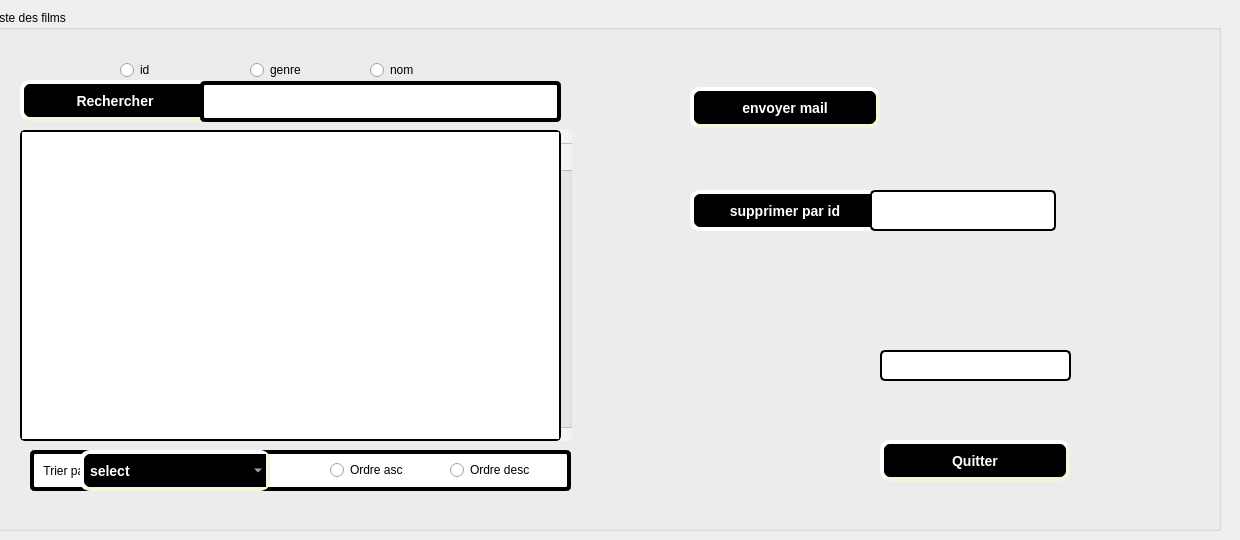
          <widget class="QWidget" name="tab_10">
           <attribute name="title">
            <string>Affichage des film</string>
           </attribute>
           <widget class="QGroupBox" name="groupBox_6">
            <property name="geometry">
             <rect>
              <x>-10</x>
              <y>10</y>
              <width>1231</width>
              <height>521</height>
             </rect>
            </property>
            <property name="title">
             <string>Liste des films</string>
            </property>
            <widget class="QScrollBar" name="verticalScrollBar_5">
             <property name="geometry">
              <rect>
               <x>550</x>
               <y>120</y>
               <width>32</width>
               <height>311</height>
              </rect>
             </property>
             <property name="orientation">
              <enum>Qt::Vertical</enum>
             </property>
            </widget>
            <widget class="QPushButton" name="pushButton_supprimerfilm">
             <property name="geometry">
              <rect>
               <x>700</x>
               <y>180</y>
               <width>190</width>
               <height>41</height>
              </rect>
             </property>
             <property name="autoFillBackground">
              <bool>false</bool>
             </property>
             <property name="styleSheet">
              <string notr="true">background-color: rgb(0, 0, 0);
color: rgb(255, 255, 255);
     border-style: outset;
     border-width: 4px;
     border-radius: 10px;
    
border-color: rgb(255, 255, 255);
     font: bold 14px;
     min-width: 10em;
     padding: 6px</string>
             </property>
             <property name="text">
              <string>supprimer par id</string>
             </property>
            </widget>
            <widget class="QTableView" name="tablefilm_affichefilm">
             <property name="geometry">
              <rect>
               <x>30</x>
               <y>120</y>
               <width>541</width>
               <height>311</height>
              </rect>
             </property>
             <property name="styleSheet">
              <string notr="true">  border: 2px solid grey;
border-color: rgb(0, 0, 0);
     border-radius: 5px;</string>
             </property>
            </widget>
            <widget class="QLineEdit" name="lineEdit_supprimer_film">
             <property name="geometry">
              <rect>
               <x>880</x>
               <y>180</y>
               <width>186</width>
               <height>41</height>
              </rect>
             </property>
             <property name="styleSheet">
              <string notr="true">  border: 2px solid grey;
border-color: rgb(0, 0, 0);
     border-radius: 5px;</string>
             </property>
             <property name="text">
              <string/>
             </property>
            </widget>
            <widget class="QPushButton" name="pushButton_quitter_2">
             <property name="geometry">
              <rect>
               <x>890</x>
               <y>430</y>
               <width>190</width>
               <height>41</height>
              </rect>
             </property>
             <property name="styleSheet">
              <string notr="true">background-color: rgb(0, 0, 0);
color: rgb(255, 255, 255);
     border-style: outset;
     border-width: 4px;
     border-radius: 10px;
     border-color: beige;
     font: bold 14px;
     min-width: 10em;
     padding: 6px</string>
             </property>
             <property name="text">
              <string>Quitter</string>
             </property>
            </widget>
            <widget class="QPushButton" name="pushButton_rechercherfilme">
             <property name="geometry">
              <rect>
               <x>30</x>
               <y>70</y>
               <width>190</width>
               <height>41</height>
              </rect>
             </property>
             <property name="styleSheet">
              <string notr="true">background-color: rgb(0, 0, 0);
color: rgb(255, 255, 255);
     border-style: outset;
     border-width: 4px;
     border-radius: 10px;
     border-color: beige;
     font: bold 14px;
     min-width: 10em;
     padding: 6px</string>
             </property>
             <property name="text">
              <string>Rechercher</string>
             </property>
            </widget>
            <widget class="QLineEdit" name="lineEdit_rechercherfilm">
             <property name="geometry">
              <rect>
               <x>210</x>
               <y>71</y>
               <width>361</width>
               <height>41</height>
              </rect>
             </property>
             <property name="styleSheet">
              <string notr="true">  border: 4px solid grey;
border-color: rgb(0, 0, 0);
     border-radius: 5px;</string>
             </property>
            </widget>
            <widget class="QLabel" name="label_37">
             <property name="geometry">
              <rect>
               <x>40</x>
               <y>440</y>
               <width>541</width>
               <height>41</height>
              </rect>
             </property>
             <property name="styleSheet">
              <string notr="true">background-color: rgb(255, 255, 255);
  border: 4px solid grey;
border-color: rgb(0, 0, 0);
     border-radius: 5px;</string>
             </property>
             <property name="text">
              <string>  Trier par </string>
             </property>
            </widget>
            <widget class="QRadioButton" name="radioButton_idfilm">
             <property name="geometry">
              <rect>
               <x>130</x>
               <y>50</y>
               <width>95</width>
               <height>20</height>
              </rect>
             </property>
             <property name="text">
              <string>id</string>
             </property>
            </widget>
            <widget class="QRadioButton" name="radioButton_genrefilm">
             <property name="geometry">
              <rect>
               <x>260</x>
               <y>50</y>
               <width>95</width>
               <height>20</height>
              </rect>
             </property>
             <property name="text">
              <string>genre</string>
             </property>
            </widget>
            <widget class="QRadioButton" name="radioButton_nomfilm">
             <property name="geometry">
              <rect>
               <x>380</x>
               <y>50</y>
               <width>95</width>
               <height>20</height>
              </rect>
             </property>
             <property name="text">
              <string>nom</string>
             </property>
            </widget>
            <widget class="QComboBox" name="comboBox_trifilm">
             <property name="geometry">
              <rect>
               <x>90</x>
               <y>440</y>
               <width>190</width>
               <height>41</height>
              </rect>
             </property>
             <property name="styleSheet">
              <string notr="true">background-color: rgb(0, 0, 0);
color: rgb(255, 255, 255);
     border-style: outset;
     border-width: 4px;
     border-radius: 10px;
     border-color: beige;
     font: bold 14px;
     min-width: 10em;
     padding: 6px</string>
             </property>
             <item>
              <property name="text">
               <string>select</string>
              </property>
             </item>
             <item>
              <property name="text">
               <string>Nom</string>
              </property>
             </item>
             <item>
              <property name="text">
               <string>id</string>
              </property>
             </item>
             <item>
              <property name="text">
               <string>genre</string>
              </property>
             </item>
             <item>
              <property name="text">
               <string>duree</string>
              </property>
             </item>
             <item>
              <property name="text">
               <string>date_de_sortie</string>
              </property>
             </item>
            </widget>
            <widget class="QRadioButton" name="radioButton_trifilm1">
             <property name="geometry">
              <rect>
               <x>340</x>
               <y>450</y>
               <width>95</width>
               <height>20</height>
              </rect>
             </property>
             <property name="text">
              <string>Ordre asc</string>
             </property>
            </widget>
            <widget class="QRadioButton" name="radioButton_trifilm2">
             <property name="geometry">
              <rect>
               <x>460</x>
               <y>450</y>
               <width>95</width>
               <height>20</height>
              </rect>
             </property>
             <property name="text">
              <string>Ordre desc</string>
             </property>
            </widget>
            <widget class="QPushButton" name="pushButton_imprimerfilm">
             <property name="geometry">
              <rect>
               <x>920</x>
               <y>240</y>
               <width>141</width>
               <height>101</height>
              </rect>
             </property>
             <property name="mouseTracking">
              <bool>false</bool>
             </property>
             <property name="tabletTracking">
              <bool>false</bool>
             </property>
             <property name="autoFillBackground">
              <bool>false</bool>
             </property>
             <property name="styleSheet">
              <string notr="true">background-image: url(:/print.png);
background-color: rgb(255, 255, 127);</string>
             </property>
             <property name="text">
              <string/>
             </property>
             <property name="icon">
              <iconset>
               <normaloff>../../Nouveau dossier (4)/------------/projetcpp/res/print.png</normaloff>
               <normalon>../../Nouveau dossier (4)/------------/projetcpp/res/print.png</normalon>../../Nouveau dossier (4)/------------/projetcpp/res/print.png</iconset>
             </property>
             <property name="iconSize">
              <size>
               <width>100</width>
               <height>250</height>
              </size>
             </property>
             <property name="shortcut">
              <string/>
             </property>
             <property name="checkable">
              <bool>false</bool>
             </property>
             <property name="autoRepeat">
              <bool>false</bool>
             </property>
             <property name="autoDefault">
              <bool>true</bool>
             </property>
             <property name="default">
              <bool>true</bool>
             </property>
             <property name="flat">
              <bool>true</bool>
             </property>
            </widget>
            <widget class="QLineEdit" name="lineEdit_imprimerfilm">
             <property name="geometry">
              <rect>
               <x>890</x>
               <y>340</y>
               <width>191</width>
               <height>31</height>
              </rect>
             </property>
             <property name="styleSheet">
              <string notr="true">  border: 2px solid grey;
border-color: rgb(0, 0, 0);
     border-radius: 5px;</string>
             </property>
            </widget>
            <widget class="QPushButton" name="pushButton_emailfilm">
             <property name="geometry">
              <rect>
               <x>700</x>
               <y>77</y>
               <width>190</width>
               <height>41</height>
              </rect>
             </property>
             <property name="styleSheet">
              <string notr="true">background-color: rgb(0, 0, 0);
color: rgb(255, 255, 255);
     border-style: outset;
     border-width: 4px;
     border-radius: 10px;
     border-color: beige;
     font: bold 14px;
     min-width: 10em;
     padding: 6px</string>
             </property>
             <property name="text">
              <string>envoyer mail</string>
             </property>
            </widget>
            <widget class="QLabel" name="label_44">
             <property name="geometry">
              <rect>
               <x>690</x>
               <y>350</y>
               <width>161</width>
               <height>91</height>
              </rect>
             </property>
             <property name="text">
              <string/>
             </property>
             <property name="pixmap">
              <pixmap>:/new/prefix1/istockphoto-970785084-170667a.jpg</pixmap>
             </property>
            </widget>
            <widget class="QLabel" name="label_87">
             <property name="geometry">
              <rect>
               <x>-140</x>
               <y>-20</y>
               <width>1381</width>
               <height>711</height>
              </rect>
             </property>
             <property name="text">
              <string/>
             </property>
             <property name="pixmap">
              <pixmap resource="image.qrc">:/panneau-clap-film-fond-rose-pour-equipement-tournage_9555-779.jpg</pixmap>
             </property>
             <property name="scaledContents">
              <bool>true</bool>
             </property>
            </widget>
            <zorder>label_87</zorder>
            <zorder>verticalScrollBar_5</zorder>
            <zorder>pushButton_supprimerfilm</zorder>
            <zorder>tablefilm_affichefilm</zorder>
            <zorder>lineEdit_supprimer_film</zorder>
            <zorder>pushButton_quitter_2</zorder>
            <zorder>pushButton_rechercherfilme</zorder>
            <zorder>lineEdit_rechercherfilm</zorder>
            <zorder>label_37</zorder>
            <zorder>radioButton_idfilm</zorder>
            <zorder>radioButton_genrefilm</zorder>
            <zorder>radioButton_nomfilm</zorder>
            <zorder>comboBox_trifilm</zorder>
            <zorder>radioButton_trifilm1</zorder>
            <zorder>radioButton_trifilm2</zorder>
            <zorder>pushButton_imprimerfilm</zorder>
            <zorder>lineEdit_imprimerfilm</zorder>
            <zorder>pushButton_emailfilm</zorder>
            <zorder>label_44</zorder>
           </widget>
          </widget>
